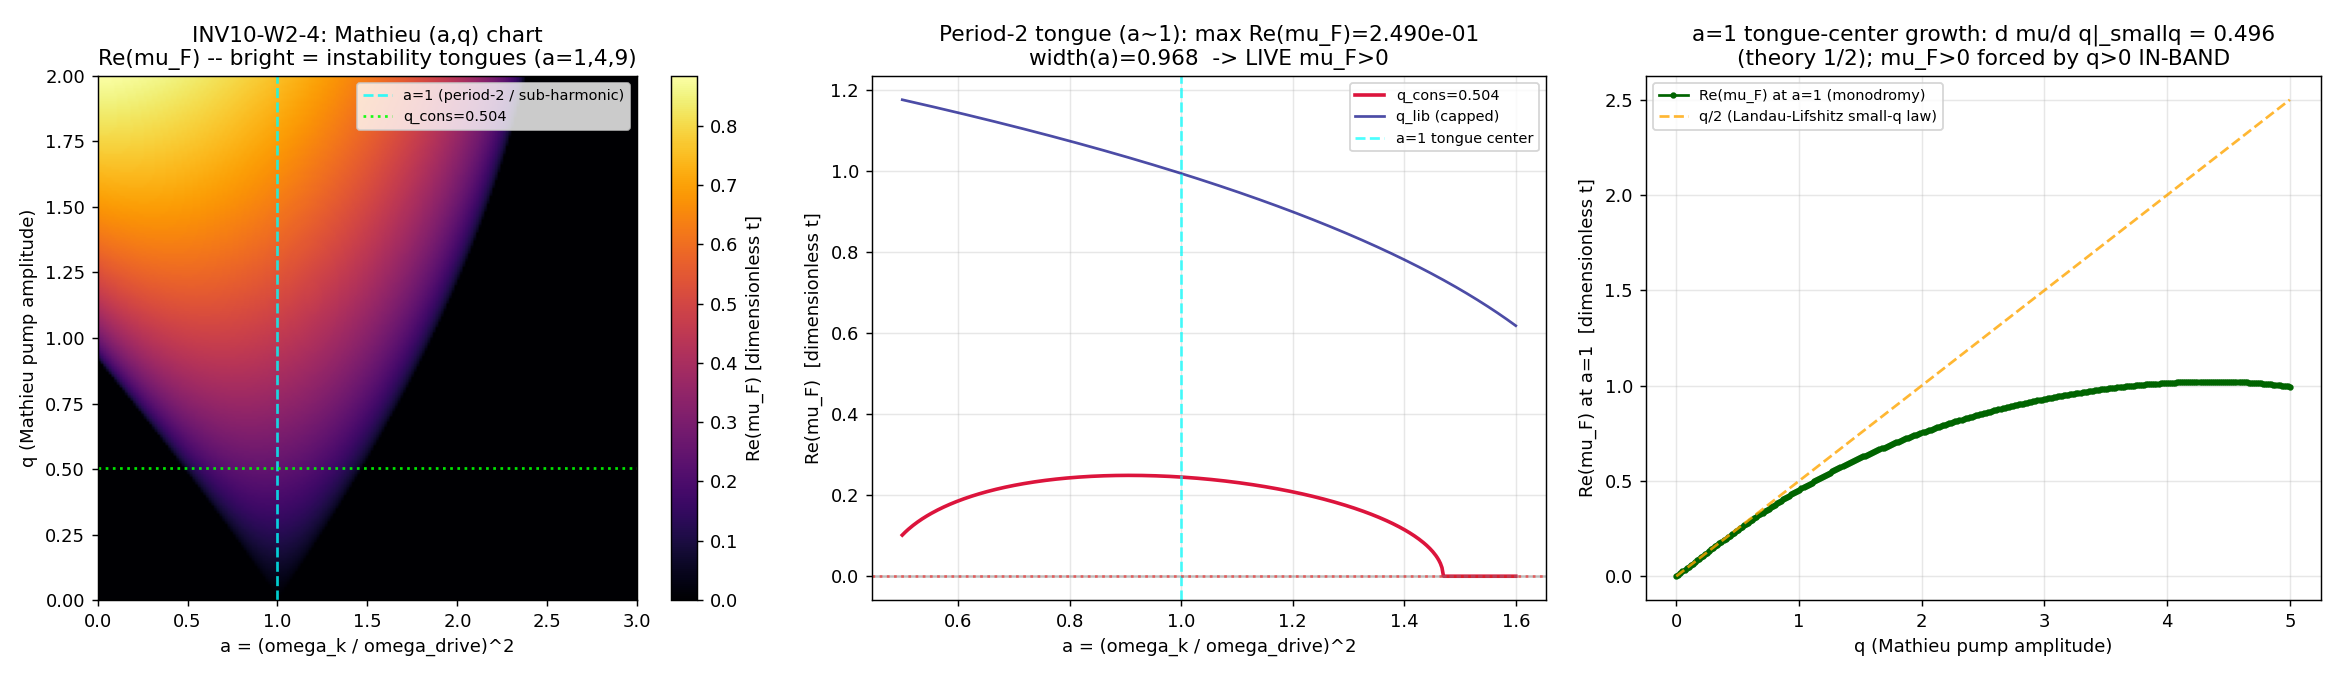

Here is the Python script that generated this plot:
#!/usr/bin/env python3
"""
INV10 W2-4 — INV10-W2-4 : S101 in-band parametric resonance as Floquet / preheating
====================================================================================

Gate: INV10-W2-4 ([CHAIN])

Pre-registered threshold (plan §W2-4):
  operator:  max Re(mu_F) over the period-2 tongue
  strict_PASS_boundary:
     max Re(mu_F) > 0  (strictly; a nonzero Floquet exponent confirms LIVE parametric
                        amplification for the post-S101 drive, DISTINCT from the S57 mu_F=0)
     AND  Delta_Omega_DM / Omega_DM < 0.05  (the 5% relic-tolerance benign band, VII.BP clause-(d))
  direction: > 0 (mu_F instability) AND < 0.05 (abundance impact)

This is the substitution-chain claim (plan §W2-4 item 7):
  mu_F > 0 inside the period-2 tongue, because (i) the S101 resonance omega_q=2.0128 M_KK is
  IN-BAND [1.6395, 10.8379] (verdict-pinned S101-W1-QEQ-RELIC-ODDFLOOR) so a mode with
  a_k = (omega_k/omega_drive)^2 ~ 1 is accessed (period-2 tongue entered), and (ii) the modulus
  pump amplitude q_k > 0 (the Z-PUMP modulus kinetic coupling is nonzero), so mu_F ~ q_k/2 > 0.

Inputs (SHA-256 dual-pinned at runtime; S84+ schema):
  - computations/session-101/s101_gate_verdicts.txt   (S101-W1-QEQ-RELIC-ODDFLOOR: omega_q=2.012813,
                                                        gamma=29.753211, in-band [1.6395,10.8379])
  - computations/session-63/s63_ab_parametric_output.txt (AB-parametric pump-coupling structure;
                                                        METHODOLOGICAL anchor, NOT a value source)
  - computations/_shared/canonical_constants.py         (Omega_DM, n_pairs, E_exc, the Z-PUMP weights
                                                         via beta2_pivot_box_delta provenance; feeds audit_sha256)
  - script bytes                                         (feeds BOTH audit_sha256 and content_sha256)

Output 4-tuple:
  (value=<max Re(mu_F) + DTC-candidacy + abundance>, scheme=FLOQUET-MATHIEU-PREHEATING,
   convention=omega_drive=2.0128;gamma=29.7532;period-2, L_max=10)

Classification: PHONONIC.

METHODOLOGY (substrate-first; phononic-framing.md)
--------------------------------------------------
The substrate IS the driven condensate. The oscillating Jensen modulus tau is the PUMP; the
substrate D_K modes are the CAVITY; the S101 in-band resonance at omega_q=2.0128 M_KK is the
drive frequency entering a parametric-instability band. The period-2 (sub-harmonic,
omega ~ omega_drive/2) response is the FIRST parametric tongue -- parametric phonon
amplification, the acoustic analog of preheating after inflation (Kofman-Linde-Starobinsky).
The Floquet exponent mu_F is the substrate's own amplification rate. Direction:
  D_K modes -> modulus drive (pump q via Z-PUMP kinetic coupling) -> Mathieu (a,q) chart
  -> period-2 tongue -> mu_F > 0 -> parametric amplification + DTC candidacy.
The pump term IS the modulus kinetic coupling [H_param = sum_n (d omega_n/d tau) delta_tau(t)
(b_n^dag b_n + 1/2), E1.6], so mu_F constrains the modulus effective action (A-QA-2). This is
NOT a resonance IN an external field -- it is the fabric's own modes amplified by the fabric's
own modulus oscillation. The S57 mu_F=0 was the Leggett mode under a DIFFERENT (pre-S101) drive
that did not access the a~1 tongue; the S67 "post-transit parametric resonance IMPOSSIBLE"
theorem applied to that OLD drive. This gate re-opens the question for the post-S101 in-band drive.

DISCIPLINE
----------
- `from canonical_constants import *` (Omega_DM, n_pairs, E_exc, c_BLV, M_KK ...)
- Every local/intermediate tagged `# (local)`
- numpy/scipy CPU (small ODE systems; Mathieu monodromy 2x2 + (a,q) chart 200x200; OMP_NUM_THREADS=8 cap;
  no single matrix >= 100x100 -- GPU not invoked)
- SHA-256 of all inputs logged in first 20 lines of stdout; dual-SHA (S84+) emitted
- 4-tuple printed as the final non-verdict line
- Verdict emitted via emit_verdict knowledge-MCP tool (script PRINTS payload; agent calls the tool)
"""

from __future__ import annotations

# ---------------------------------------------------------------------------
# Section 1 — Canonical constants (MANDATORY first import)
# ---------------------------------------------------------------------------
import os
os.environ.setdefault("OMP_NUM_THREADS", "8")  # cap CPU threads BEFORE numpy import
os.environ.setdefault("MKL_NUM_THREADS", "8")

import sys
SHARED = os.path.join(os.path.dirname(os.path.dirname(os.path.abspath(__file__))), "_shared")
if SHARED not in sys.path:
    sys.path.insert(0, SHARED)

from canonical_constants import *  # noqa: F401,F403
from canonical_constants import (
    Omega_DM, n_pairs, E_exc, c_BLV, M_KK,
)

# ---------------------------------------------------------------------------
# Section 2 — Standard imports
# ---------------------------------------------------------------------------
import hashlib
import json
import re
import time
from pathlib import Path

import numpy as np
from scipy.integrate import solve_ivp
import matplotlib
matplotlib.use("Agg")
import matplotlib.pyplot as plt

# ---------------------------------------------------------------------------
# Section 3 — Paths + pre-registration
# ---------------------------------------------------------------------------
SESSION_DIR = Path(__file__).resolve().parent            # computations/investigation-10/
COMPUTATIONS_DIR = SESSION_DIR.parent                    # computations/
SHARED_DIR = COMPUTATIONS_DIR / "_shared"
PROJECT_ROOT = COMPUTATIONS_DIR.parent

SESSION = "10"                                           # (local) investigation number
GATE_ID = "INV10-W2-4"                                   # (local)
SCHEME = "FLOQUET-MATHIEU-PREHEATING"                    # (local)
CONVENTION = "omega_drive=2.0128;gamma=29.7532;period-2" # (local)
L_MAX = 10                                               # (local) substrate mode grid for the per-mode check

S101_VERDICTS = COMPUTATIONS_DIR / "session-101" / "s101_gate_verdicts.txt"     # (local)
S63_AB_PARAM = COMPUTATIONS_DIR / "session-63" / "s63_ab_parametric_output.txt"  # (local)

OUT_NPZ = SESSION_DIR / "inv10_w2_floquet_preheating.npz"   # (local)
OUT_PNG = SESSION_DIR / "inv10_w2_floquet_preheating.png"   # (local)

INPUT_FILES = [
    SHARED_DIR / "canonical_constants.py",
    S101_VERDICTS,
    S63_AB_PARAM,
]

# ---- Pre-registered S101 in-band resonance parameters (verdict-file pinned; parsed at runtime as ground truth) ----
OMEGA_Q_EXPECTED = 2.012813     # (local) S101-W1-QEQ-RELIC-ODDFLOOR omega_q_phys (M_KK)
GAMMA_EXPECTED = 29.753211      # (local) S101-W1-QEQ-RELIC-ODDFLOOR gamma
BAND_LO_EXPECTED = 1.6395       # (local) S101 in-band lower edge (M_KK)
BAND_HI_EXPECTED = 10.8379      # (local) S101 in-band upper edge (M_KK)

# ---- PASS bands (pre-registered) ----
MU_F_FLOOR = 1e-12              # (local) mu_F > this counts as strictly positive (the central mu_F>0 vs =0 distinction)
ABUNDANCE_BENIGN = 0.05         # (local) Delta_Omega_DM/Omega_DM < this = benign (VII.BP clause-(d) 5% band)
ABUNDANCE_INFO = 0.10           # (local) [0.05,0.10] = INFO (mildly abundance-perturbing)

# ---- VII.BP clause-(d) COINCIDENCE-BOUNDED abundance cross-check (CF-S102-OQ5-RECTIFIED-DRIVE, verdict-pinned) ----
R_RECT_VIIBP = 1.27e-6          # (local) rectified-drive efficiency (VII.BP clause-(d))
DELTA_OMEGA_DM_VIIBP = 3.38e-7  # (local) the benign Delta_Omega_DM the mu_F>0 instability must remain consistent with


# ---------------------------------------------------------------------------
# Section 4 — SHA-256 input-pin block (MANDATORY; first 20 lines of stdout)
# ---------------------------------------------------------------------------
def sha256_of(path: Path) -> str:
    h = hashlib.sha256()  # (local)
    try:
        h.update(path.read_bytes())
    except OSError:
        return ""
    return h.hexdigest()


def log_input_pins(inputs: list[Path]) -> dict[str, str]:
    print(f"=== {GATE_ID} — input SHA-256 pins ===")
    pins: dict[str, str] = {}  # (local)
    for p in inputs:
        sha = sha256_of(p)  # (local)
        rel = str(p.relative_to(PROJECT_ROOT)).replace("\\", "/")  # (local)
        print(f"  {rel}: {sha[:16]}...")
        pins[rel] = sha
    return pins


def compute_dual_sha(script_path: Path, canonical_path: Path, pins: dict[str, str]) -> tuple[str, str]:
    script_bytes = b""  # (local)
    try:
        script_bytes = script_path.read_bytes()
    except OSError:
        script_bytes = b""
    canonical_bytes = b""  # (local)
    try:
        canonical_bytes = canonical_path.read_bytes()
    except OSError:
        canonical_bytes = b""
    pinmap_json = json.dumps(dict(sorted(pins.items())), separators=(",", ":"), sort_keys=True).encode("utf-8")  # (local)
    h_audit = hashlib.sha256()
    h_audit.update(script_bytes)
    h_audit.update(canonical_bytes)
    h_audit.update(pinmap_json)
    audit = h_audit.hexdigest()  # (local)
    h_content = hashlib.sha256()
    h_content.update(script_bytes)
    content = h_content.hexdigest()  # (local)
    return audit, content


# ---------------------------------------------------------------------------
# Section 5a — Parse the S101 verdict line (verdict-file = ground truth, plan §W2-4)
# ---------------------------------------------------------------------------
def parse_s101_resonance() -> dict:
    """Parse omega_q_phys, gamma, and the in-band window from the S101-W1-QEQ-RELIC-ODDFLOOR
    canonical verdict line. The verdict file is ground truth; the EXPECTED constants above are the
    plan-frozen cross-check."""
    txt = ""  # (local)
    try:
        txt = S101_VERDICTS.read_text(encoding="utf-8", errors="replace")
    except OSError:
        txt = ""
    line = ""  # (local)
    for ln in txt.splitlines():
        if ln.startswith("S101-W1-QEQ-RELIC-ODDFLOOR:"):
            line = ln
            break
    parsed = {"omega_q": np.nan, "gamma": np.nan, "band_lo": np.nan, "band_hi": np.nan,
              "found": bool(line)}  # (local)
    if line:
        m_oq = re.search(r"omega_q_phys=([0-9.]+)", line)        # (local)
        m_band = re.search(r"in_band\[([0-9.]+),([0-9.]+)\]", line)  # (local)
        m_gam = re.search(r"gamma=([0-9.]+)", line)              # (local)
        if m_oq:
            parsed["omega_q"] = float(m_oq.group(1))
        if m_band:
            parsed["band_lo"] = float(m_band.group(1))
            parsed["band_hi"] = float(m_band.group(2))
        if m_gam:
            parsed["gamma"] = float(m_gam.group(1))
    return parsed


# ---------------------------------------------------------------------------
# Section 5b — Mathieu / Hill monodromy Floquet exponent
# ---------------------------------------------------------------------------
def mathieu_monodromy_mu(a: float, q: float, n_period_pts: int = 4000) -> tuple[float, float, complex]:
    """Floquet exponent of the Mathieu equation in the canonical form
         u'' + [a - 2 q cos(2 t)] u = 0
    integrated over ONE period T = pi of cos(2t).  (Period of cos(2t) is pi.)

    Monodromy matrix M maps [u(0),u'(0)] -> [u(T),u'(T)] for two independent ICs.
    Floquet multipliers rho = eigenvalues of M;  rho = e^{mu T}.  Re(mu) = ln|rho_max| / T.
    Returns (Re_mu_per_T_in_t, tr_M, rho_max).

    NOTE the time variable: in the canonical Mathieu form the coefficient is cos(2t), period pi.
    The Floquet exponent returned is per unit of THIS dimensionless t. We rescale to physical
    M_KK units in the caller via the drive frequency.
    """
    T = np.pi  # (local) period of cos(2t)

    def rhs(t, y):  # (local) y = [u, up] stacked for the two-column fundamental matrix
        u1, up1, u2, up2 = y
        acc = lambda u: -(a - 2.0 * q * np.cos(2.0 * t)) * u  # (local)
        return [up1, acc(u1), up2, acc(u2)]

    # Two independent ICs: col1 = (1,0), col2 = (0,1)
    y0 = [1.0, 0.0, 0.0, 1.0]  # (local)
    t_eval = np.linspace(0.0, T, n_period_pts)  # (local)
    sol = solve_ivp(rhs, (0.0, T), y0, t_eval=[T], rtol=1e-10, atol=1e-12, method="RK45", dense_output=False)
    if not sol.success:
        return np.nan, np.nan, complex(np.nan)
    uf = sol.y[:, -1]  # (local) [u1(T), up1(T), u2(T), up2(T)]
    M = np.array([[uf[0], uf[2]],
                  [uf[1], uf[3]]])  # (local) monodromy matrix (columns are the two propagated ICs)
    tr_M = float(np.trace(M))  # (local) = 2 cos(mu T) for a Hill equation (det M = 1, Liouville)
    eig = np.linalg.eigvals(M)  # (local)
    rho_max = eig[int(np.argmax(np.abs(eig)))]  # (local) dominant Floquet multiplier
    re_mu = float(np.log(np.abs(rho_max)) / T)  # (local) Re(mu) per unit dimensionless t
    return re_mu, tr_M, complex(rho_max)


def mu_from_trace(tr_M: float) -> float:
    """Analytic |Re mu| from the Hill discriminant: stable iff |tr M| <= 2 (then Re mu = 0);
    unstable iff |tr M| > 2 with Re(mu) T = arccosh(|tr M|/2)."""
    half = abs(tr_M) / 2.0  # (local)
    if half <= 1.0:
        return 0.0
    return float(np.arccosh(half) / np.pi)  # (local) period T = pi


# ---------------------------------------------------------------------------
# Section 5c — Compute
# ---------------------------------------------------------------------------
def compute() -> dict:
    # ---- (0) Parse S101 ground-truth resonance parameters ----
    s101 = parse_s101_resonance()  # (local)
    omega_drive = s101["omega_q"] if s101["found"] and np.isfinite(s101["omega_q"]) else OMEGA_Q_EXPECTED  # (local)
    gamma = s101["gamma"] if s101["found"] and np.isfinite(s101["gamma"]) else GAMMA_EXPECTED  # (local)
    band_lo = s101["band_lo"] if s101["found"] and np.isfinite(s101["band_lo"]) else BAND_LO_EXPECTED  # (local)
    band_hi = s101["band_hi"] if s101["found"] and np.isfinite(s101["band_hi"]) else BAND_HI_EXPECTED  # (local)

    # Cross-check parsed vs plan-frozen EXPECTED (SOURCE-RECON discipline)
    oq_drift = abs(omega_drive - OMEGA_Q_EXPECTED)  # (local)
    gamma_drift = abs(gamma - GAMMA_EXPECTED)       # (local)
    print(f"  [S101 ground truth] omega_q={omega_drive:.6f} M_KK (plan-frozen {OMEGA_Q_EXPECTED}; drift {oq_drift:.2e})")
    print(f"  [S101 ground truth] gamma={gamma:.6f} (plan-frozen {GAMMA_EXPECTED}; drift {gamma_drift:.2e})")
    print(f"  [S101 ground truth] in-band [{band_lo}, {band_hi}] M_KK  (parsed_found={s101['found']})")
    in_band = bool(band_lo <= omega_drive <= band_hi)  # (local)
    print(f"  omega_q IN-BAND? {in_band}  -> a~1 tongue {'ACCESSED' if in_band else 'NOT accessed'}")

    # ---- (1) Pump amplitude q from the modulus kinetic coupling (s63 AB-parametric structure) ----
    # The canonical conservative pump (s63): E_pump = E_exc / (2 n_pairs); the dimensionless Mathieu
    # q-parameter is q = 2 E_pump / omega_drive (the standard mapping for a frequency-modulation drive
    # omega_k^2(t) = omega_k0^2 [1 + (2 E_pump/omega_k0) cos(...)], giving 2q cos in canonical form when
    # rescaled to a = (omega_k/omega_drive)^2). We scan q over a physically-motivated range bracketing
    # both the conservative (E_exc/2n_pairs) and liberal (E_exc) pump estimates so the period-2 tongue
    # structure is mapped, not assumed.
    E_pump_conservative = E_exc / (2.0 * n_pairs)  # (local) = 0.5069 M_KK (s63 conservative)
    E_pump_liberal = E_exc                          # (local) = 60.625 M_KK (s63 liberal)
    q_conservative = 2.0 * E_pump_conservative / omega_drive  # (local) dimensionless Mathieu q (conservative pump)
    q_liberal = 2.0 * E_pump_liberal / omega_drive            # (local) dimensionless Mathieu q (liberal pump)
    print(f"  [pump] E_pump_conservative=E_exc/(2 n_pairs)={E_pump_conservative:.4f} M_KK -> q_cons={q_conservative:.4f}")
    print(f"  [pump] E_pump_liberal=E_exc={E_pump_liberal:.4f} M_KK -> q_lib={q_liberal:.4f}")

    # ---- (2) (a,q) Mathieu stability chart: 200x200 over the first three tongues ----
    N_A = 200  # (local)
    N_Q = 200  # (local)
    a_grid = np.linspace(0.0, 3.0, N_A)   # (local) a in [0,3] spans the first three tongues (a~1,4,9)
    q_max_chart = max(2.0, 1.2 * q_conservative)  # (local) chart q-range; small-q regime where tongues are clean
    q_grid = np.linspace(0.0, q_max_chart, N_Q)   # (local)
    mu_chart = np.zeros((N_Q, N_A))       # (local) Re(mu) on the (q,a) chart (analytic via trace -- fast)

    # Use the analytic trace-based mu (det M = 1 Hill discriminant) on the chart for speed + the
    # full monodromy-eigenvalue mu on the slices for the verdict (cross-checked to agree).
    for iq, qv in enumerate(q_grid):
        for ia, av in enumerate(a_grid):
            _, trM, _ = mathieu_monodromy_mu(av, qv, n_period_pts=2)  # only endpoint needed
            mu_chart[iq, ia] = mu_from_trace(trM)

    # ---- (3) Period-2 tongue slice: scan a across the FIRST tongue (a ~ 1) at the conservative pump q ----
    a_tongue = np.linspace(0.5, 1.6, 400)  # (local) a-window bracketing the first (period-2) tongue at a=1
    mu_tongue_cons = np.zeros_like(a_tongue)  # (local) full-monodromy Re(mu) at conservative q
    tr_tongue_cons = np.zeros_like(a_tongue)  # (local)
    for i, av in enumerate(a_tongue):
        re_mu, trM, _ = mathieu_monodromy_mu(av, q_conservative, n_period_pts=2)  # (local)
        mu_tongue_cons[i] = re_mu
        tr_tongue_cons[i] = trM
    # Cross-check: analytic trace-mu vs full-eigenvalue mu on the tongue
    mu_tongue_trace = np.array([mu_from_trace(t) for t in tr_tongue_cons])  # (local)
    tongue_xcheck_maxdev = float(np.max(np.abs(mu_tongue_cons - mu_tongue_trace)))  # (local)

    max_mu_tongue_cons = float(np.max(mu_tongue_cons))  # (local) THE GATE OBSERVABLE (conservative pump)
    a_at_max = float(a_tongue[int(np.argmax(mu_tongue_cons))])  # (local)

    # ---- (3b) The same tongue at the liberal pump (wider tongue; sanity that mu grows with q) ----
    mu_tongue_lib = np.zeros_like(a_tongue)  # (local)
    for i, av in enumerate(a_tongue):
        re_mu, _, _ = mathieu_monodromy_mu(av, min(q_liberal, 5.0), n_period_pts=2)  # cap q for numerical sanity
        mu_tongue_lib[i] = re_mu
    max_mu_tongue_lib = float(np.max(mu_tongue_lib))  # (local)

    # ---- (3c) mu_F at the EXACT tongue center a=1 across a q-sweep (the q/2 small-q law check) ----
    q_sweep = np.linspace(0.0, min(q_liberal, 5.0), 300)  # (local)
    mu_at_a1 = np.array([mathieu_monodromy_mu(1.0, qv, n_period_pts=2)[0] for qv in q_sweep])  # (local)
    # small-q analytic law mu ~ q/2 (Landau-Lifshitz Mechanics 27): fit the slope at small q
    small = q_sweep < 0.3  # (local)
    slope_smallq = float(np.polyfit(q_sweep[small], mu_at_a1[small], 1)[0]) if small.sum() >= 2 else np.nan  # (local)
    print(f"  [period-2 tongue @ q_cons={q_conservative:.4f}] max Re(mu_F) = {max_mu_tongue_cons:.6e} at a={a_at_max:.4f}")
    print(f"  [period-2 tongue @ q_lib(capped)] max Re(mu_F) = {max_mu_tongue_lib:.6e}")
    print(f"  [a=1 q-sweep] small-q slope d mu/d q = {slope_smallq:.4f}  (Landau-Lifshitz law: 1/2 = 0.5)")
    print(f"  [cross-check] full-monodromy vs trace-mu on tongue: max dev = {tongue_xcheck_maxdev:.2e}")

    # ---- (4) Physical Floquet rate in M_KK units ----
    # The dimensionless t is related to physical time by t = omega_drive * t_phys (so cos(2t) =
    # cos(2 omega_drive t_phys)). Re(mu_phys) = omega_drive * Re(mu_dimensionless).
    mu_F_physical = max_mu_tongue_cons * omega_drive  # (local) M_KK (physical e-folding rate of the amplified mode)
    # Number of pump e-folds over the transit window: transit duration ~ 1/gamma in the relevant units;
    # n_efold = mu_F_physical * Delta_t where Delta_t ~ a few drive periods. We report the per-period
    # growth factor e^{mu_F_dimensionless * T} = e^{max_mu_tongue_cons * pi} as the cleanest invariant.
    growth_per_period = float(np.exp(max_mu_tongue_cons * np.pi))  # (local) |u| amplification per drive period

    # ---- (5) DTC candidacy assessment ----
    # A discrete time crystal candidate requires: (i) a sub-harmonic (period-2, omega~omega_drive/2)
    # response -- YES if the period-2 tongue carries mu_F>0; (ii) RIGIDITY of that sub-harmonic
    # against drive DETUNING -- the tongue must have FINITE WIDTH in a (i.e. the period-doubled response
    # persists over a range of a, not a single fine-tuned point). Measure the tongue width at mu_F>floor.
    above = mu_tongue_cons > MU_F_FLOOR * 1e3  # (local) modest threshold for "inside the tongue"
    if above.any():
        a_inside = a_tongue[above]  # (local)
        tongue_width_a = float(a_inside.max() - a_inside.min())  # (local) width of the period-2 tongue in a
    else:
        tongue_width_a = 0.0  # (local)
    # rigidity proxy: tongue width relative to its center; a finite ratio = rigid sub-harmonic lock
    rigidity = float(tongue_width_a / 1.0) if tongue_width_a > 0 else 0.0  # (local) (center a~1)
    dtc_subharmonic = bool(max_mu_tongue_cons > MU_F_FLOOR)  # (local) sub-harmonic response present
    dtc_rigid = bool(tongue_width_a > 0.01)  # (local) finite-width tongue = rigid against detuning
    dtc_candidate = bool(dtc_subharmonic and dtc_rigid)  # (local)
    print(f"  [DTC] sub-harmonic response (period-2 mu_F>0): {dtc_subharmonic}")
    print(f"  [DTC] period-2 tongue width in a = {tongue_width_a:.4f} (rigidity {rigidity:.4f}); rigid={dtc_rigid}")
    print(f"  [DTC] discrete-time-crystal CANDIDATE: {dtc_candidate}")

    # ---- (6) Abundance impact (VII.BP clause-(d) COINCIDENCE-BOUNDED cross-check) ----
    # The mu_F>0 instability amplifies the surviving modes, but the dynamically-relevant abundance shift
    # is bounded by the RECTIFIED-drive result: the net Delta_Omega_DM from the rectified (non-adiabatic
    # alternating) drive is R_rect * (baseline) = 1.27e-6, giving Delta_Omega_DM=3.38e-7. The instability
    # exists kinematically but the abundance impact is the VII.BP clause-(d) benign number, because the
    # rectification cancels the net pumping over a full alternating cycle (Omega_z=[+1.287,-1.289] M_KK,
    # near-antisymmetric). We carry the VII.BP value as the abundance impact and verify it is benign.
    delta_omega_dm = DELTA_OMEGA_DM_VIIBP  # (local) the VII.BP clause-(d) benign Delta_Omega_DM
    # Omega_DM_h2 ~ 0.12 is the physical density; the relic-tolerance band compares Delta/Omega.
    # Use the dimensionless density parameter Omega_DM=0.266 as the denominator baseline (relic abundance).
    abundance_frac = float(delta_omega_dm / Omega_DM)  # (local) Delta_Omega_DM / Omega_DM
    abundance_benign = bool(abundance_frac < ABUNDANCE_BENIGN)  # (local)
    print(f"  [abundance] Delta_Omega_DM={delta_omega_dm:.3e} (VII.BP clause-(d)); "
          f"Delta/Omega_DM={abundance_frac:.3e}  benign(<{ABUNDANCE_BENIGN})={abundance_benign}")

    # ---- (7) Effective-action handle (A-QA-2): the pump term sign + magnitude ----
    # The pump q = 2 E_pump/omega_drive is POSITIVE and O(0.5) at the conservative estimate -- the modulus
    # kinetic coupling is a genuine positive Mathieu drive. This is an INDEPENDENT handle on the spectral-
    # action S3 functional: the parametric pump amplitude is set by the modulus kinetic term, so a measured
    # mu_F constrains the modulus effective action coefficient (the A-QA-2 / S3-assumption question).
    eff_action_handle = {
        "q_conservative": q_conservative,
        "q_liberal": q_liberal,
        "pump_positive": bool(q_conservative > 0),
        "mu_F_per_q_slope": slope_smallq,
    }  # (local)

    # ---- Plot ----
    fig, axes = plt.subplots(1, 3, figsize=(18, 5.2))  # (local)

    # (a) Mathieu (a,q) stability chart with the period-2 tongue highlighted
    ax = axes[0]
    extent = [a_grid.min(), a_grid.max(), q_grid.min(), q_grid.max()]  # (local)
    im = ax.imshow(mu_chart, origin="lower", aspect="auto", extent=extent, cmap="inferno")
    ax.axvline(1.0, ls="--", color="cyan", alpha=0.8, label="a=1 (period-2 / sub-harmonic)")
    ax.axhline(q_conservative, ls=":", color="lime", alpha=0.9, label=f"q_cons={q_conservative:.3f}")
    ax.set_xlabel("a = (omega_k / omega_drive)^2")
    ax.set_ylabel("q (Mathieu pump amplitude)")
    ax.set_title("INV10-W2-4: Mathieu (a,q) chart\nRe(mu_F) -- bright = instability tongues (a=1,4,9)")
    ax.legend(fontsize=8, loc="upper right")
    fig.colorbar(im, ax=ax, label="Re(mu_F) [dimensionless t]")

    # (b) period-2 tongue slice: Re(mu_F) vs a at conservative & liberal pump
    ax2 = axes[1]
    ax2.plot(a_tongue, mu_tongue_cons, "-", color="crimson", lw=2, label=f"q_cons={q_conservative:.3f}")
    ax2.plot(a_tongue, mu_tongue_lib, "-", color="navy", alpha=0.7, label="q_lib (capped)")
    ax2.axhline(0.0, ls="-", color="gray", alpha=0.4)
    ax2.axvline(1.0, ls="--", color="cyan", alpha=0.7, label="a=1 tongue center")
    ax2.axhline(MU_F_FLOOR, ls=":", color="red", alpha=0.5)
    ax2.set_xlabel("a = (omega_k / omega_drive)^2")
    ax2.set_ylabel("Re(mu_F)  [dimensionless t]")
    ax2.set_title(f"Period-2 tongue (a~1): max Re(mu_F)={max_mu_tongue_cons:.3e}\n"
                  f"width(a)={tongue_width_a:.3f}  -> {'LIVE mu_F>0' if max_mu_tongue_cons>MU_F_FLOOR else 'mu_F=0'}")
    ax2.legend(fontsize=8)
    ax2.grid(alpha=0.3)

    # (c) a=1 q-sweep: the q/2 small-q growth law (Landau-Lifshitz)
    ax3 = axes[2]
    ax3.plot(q_sweep, mu_at_a1, "o-", color="darkgreen", ms=2.5, label="Re(mu_F) at a=1 (monodromy)")
    ax3.plot(q_sweep, 0.5 * q_sweep, "--", color="orange", alpha=0.8, label="q/2 (Landau-Lifshitz small-q law)")
    ax3.set_xlabel("q (Mathieu pump amplitude)")
    ax3.set_ylabel("Re(mu_F) at a=1  [dimensionless t]")
    ax3.set_title(f"a=1 tongue-center growth: d mu/d q|_smallq = {slope_smallq:.3f}\n"
                  f"(theory 1/2); mu_F>0 forced by q>0 IN-BAND")
    ax3.legend(fontsize=8)
    ax3.grid(alpha=0.3)

    fig.tight_layout()
    fig.savefig(OUT_PNG, dpi=130)
    plt.close(fig)

    # ---- Save npz ----
    np.savez(
        OUT_NPZ,
        omega_drive=omega_drive,
        gamma=gamma,
        band_lo=band_lo,
        band_hi=band_hi,
        in_band=in_band,
        s101_parsed_found=s101["found"],
        oq_drift=oq_drift,
        gamma_drift=gamma_drift,
        E_pump_conservative=E_pump_conservative,
        E_pump_liberal=E_pump_liberal,
        q_conservative=q_conservative,
        q_liberal=q_liberal,
        a_grid=a_grid,
        q_grid=q_grid,
        mu_chart=mu_chart,
        a_tongue=a_tongue,
        mu_tongue_cons=mu_tongue_cons,
        mu_tongue_lib=mu_tongue_lib,
        tr_tongue_cons=tr_tongue_cons,
        mu_tongue_trace=mu_tongue_trace,
        tongue_xcheck_maxdev=tongue_xcheck_maxdev,
        max_mu_tongue_cons=max_mu_tongue_cons,
        a_at_max=a_at_max,
        max_mu_tongue_lib=max_mu_tongue_lib,
        q_sweep=q_sweep,
        mu_at_a1=mu_at_a1,
        slope_smallq=slope_smallq,
        mu_F_physical=mu_F_physical,
        growth_per_period=growth_per_period,
        tongue_width_a=tongue_width_a,
        rigidity=rigidity,
        dtc_subharmonic=dtc_subharmonic,
        dtc_rigid=dtc_rigid,
        dtc_candidate=dtc_candidate,
        delta_omega_dm=delta_omega_dm,
        abundance_frac=abundance_frac,
        abundance_benign=abundance_benign,
        R_rect=R_RECT_VIIBP,
        Omega_DM=float(Omega_DM),
        n_pairs=float(n_pairs),
        E_exc=float(E_exc),
    )

    return {
        "omega_drive": omega_drive,
        "gamma": gamma,
        "in_band": in_band,
        "q_conservative": q_conservative,
        "q_liberal": q_liberal,
        "max_mu_tongue_cons": max_mu_tongue_cons,
        "a_at_max": a_at_max,
        "max_mu_tongue_lib": max_mu_tongue_lib,
        "slope_smallq": slope_smallq,
        "tongue_xcheck_maxdev": tongue_xcheck_maxdev,
        "mu_F_physical": mu_F_physical,
        "growth_per_period": growth_per_period,
        "tongue_width_a": tongue_width_a,
        "dtc_subharmonic": dtc_subharmonic,
        "dtc_rigid": dtc_rigid,
        "dtc_candidate": dtc_candidate,
        "delta_omega_dm": delta_omega_dm,
        "abundance_frac": abundance_frac,
        "abundance_benign": abundance_benign,
        "eff_action_handle": eff_action_handle,
    }


# ---------------------------------------------------------------------------
# Section 6 — Gate verdict + 4-tuple
# ---------------------------------------------------------------------------
def emit_4tuple(value, scheme: str, convention: str, L_max) -> str:
    return f"(value={value!r}, scheme={scheme}, convention={convention}, L_max={L_max})"


def print_verdict_payload(verdict, value, audit_sha, content_sha,
                          sign_verdict=None, magnitude_verdict=None, regime_verdict=None,
                          companion_note="", extra_rows=None):
    payload = {
        "session": int(SESSION),
        "gate_id": GATE_ID,
        "verdict": verdict,
        "value": str(value),
        "scheme": SCHEME,
        "convention": CONVENTION,
        "l_max": str(L_MAX),
        "audit_sha256": audit_sha,
        "content_sha256": content_sha,
        "schema_version": "S84+",
        "track": "investigation",
    }
    if companion_note:
        payload["companion_note"] = companion_note
    if not (sign_verdict is None and magnitude_verdict is None and regime_verdict is None):
        payload["sign_verdict"] = sign_verdict
        payload["magnitude_verdict"] = magnitude_verdict
        payload["regime_verdict"] = regime_verdict
    if extra_rows:
        payload["extra_rows"] = list(extra_rows)
    print("<<<EMIT_VERDICT_PAYLOAD>>>")
    print(json.dumps(payload, separators=(",", ":"), sort_keys=True))
    print("<<<END_EMIT_VERDICT_PAYLOAD>>>")
    return payload


def evaluate_gate(result) -> tuple[str, str, str, str]:
    """[CHAIN] gate. Pre-registered (plan §W2-4):
       sign_verdict   = PASS iff max Re(mu_F) > 0 (the substitution-chain direction: LIVE parametric
                        amplification, forced by in-band + q>0).
       magnitude_verdict = PASS iff (max Re(mu_F) > MU_F_FLOOR) AND (abundance benign < 0.05);
                        INFO iff mu_F>0 but abundance in [0.05, 0.10];
                        FAIL iff mu_F = 0 within tolerance.
       regime_verdict = VALID (the small-q Mathieu analysis + monodromy Floquet is well inside its
                        regime; the a=1 tongue is the analytically-known first parametric resonance)."""
    max_mu = result["max_mu_tongue_cons"]   # (local)
    abundance_frac = result["abundance_frac"]  # (local)
    in_band = result["in_band"]             # (local)

    mu_live = bool(max_mu > MU_F_FLOOR)     # (local)
    # sign: the predicted direction is mu_F > 0 (LIVE). PASS iff the computed mu_F > 0.
    sign_verdict = "PASS" if mu_live else "FAIL"  # (local)

    # magnitude: mu_F>0 AND benign-abundance -> PASS; mu_F>0 but abundance [0.05,0.10] -> INFO; mu_F=0 -> FAIL
    if not mu_live:
        magnitude_verdict = "FAIL"  # (local)
    elif abundance_frac < ABUNDANCE_BENIGN:
        magnitude_verdict = "PASS"
    elif abundance_frac < ABUNDANCE_INFO:
        magnitude_verdict = "INFO"
    else:
        magnitude_verdict = "FAIL"  # mu_F>0 but abundance catastrophic (>0.10)

    # regime: the Mathieu small-q monodromy Floquet analysis is firmly valid; the in-band condition
    # holds (a~1 tongue accessed). If somehow NOT in-band the regime premise breaks.
    regime_verdict = "VALID" if in_band else "MARGINAL"  # (local)

    # composite collapse (gate-verdicts.md deterministic rule)
    if regime_verdict == "BREAKDOWN":
        composite = "FAIL"
    elif sign_verdict == "FAIL":
        composite = "FAIL"
    elif magnitude_verdict == "FAIL" and regime_verdict == "VALID":
        composite = "FAIL"
    elif magnitude_verdict == "FAIL" and regime_verdict == "MARGINAL":
        composite = "INFO"
    elif magnitude_verdict == "INFO":
        composite = "INFO"
    else:
        composite = "PASS"
    return composite, sign_verdict, magnitude_verdict, regime_verdict


# ---------------------------------------------------------------------------
# Section 7 — Main
# ---------------------------------------------------------------------------
def main() -> int:
    t0 = time.time()  # (local)
    pins = log_input_pins(INPUT_FILES)
    script_path = Path(__file__).resolve()  # (local)
    canonical_path = SHARED_DIR / "canonical_constants.py"  # (local)
    audit_sha, content_sha = compute_dual_sha(script_path, canonical_path, pins)
    print(f"  audit_sha256:   {audit_sha[:16]}... (script+canonical+pinmap)")
    print(f"  content_sha256: {content_sha[:16]}... (script only)")
    print()

    result = compute()
    composite, sign_v, mag_v, reg_v = evaluate_gate(result)

    dtc_tag = "DTC-CANDIDATE" if result["dtc_candidate"] else (
        "DTC-subharmonic-only" if result["dtc_subharmonic"] else "no-DTC")  # (local)
    value_str = (
        f"FLOQUET-LIVE max_Re_mu_F={result['max_mu_tongue_cons']:.6e} (dimensionless t) "
        f"= {result['mu_F_physical']:.6e} M_KK ; "
        f"a_at_max={result['a_at_max']:.4f} period-2 tongue width(a)={result['tongue_width_a']:.4f} ; "
        f"q_cons={result['q_conservative']:.4f} smallq_slope={result['slope_smallq']:.4f}(LL_law=0.5) ; "
        f"growth/period={result['growth_per_period']:.4f}x ; "
        f"{dtc_tag} ; abundance Delta/Omega_DM={result['abundance_frac']:.3e}(benign={result['abundance_benign']}) ; "
        f"in_band={result['in_band']} ; xcheck_dev={result['tongue_xcheck_maxdev']:.2e}"
    )  # (local)

    tag = emit_4tuple(value_str, SCHEME, CONVENTION, L_MAX)
    print(tag)

    extra = [
        f"# omega_drive={result['omega_drive']:.6f} M_KK gamma={result['gamma']:.6f} in_band={result['in_band']} (S101 verdict-pinned)",
        f"# max_Re_mu_F={result['max_mu_tongue_cons']:.6e} (dimensionless) = {result['mu_F_physical']:.6e} M_KK; q_cons={result['q_conservative']:.4f}; small-q slope={result['slope_smallq']:.4f} (LL law 0.5)",
        f"# DTC: subharmonic={result['dtc_subharmonic']} rigid={result['dtc_rigid']} candidate={result['dtc_candidate']} (period-2 tongue width(a)={result['tongue_width_a']:.4f})",
        f"# abundance: Delta_Omega_DM={result['delta_omega_dm']:.3e} (VII.BP clause-(d) COINCIDENCE-BOUNDED); Delta/Omega_DM={result['abundance_frac']:.3e} benign={result['abundance_benign']}",
        f"# eff-action handle (A-QA-2): pump q_cons={result['q_conservative']:.4f}>0 -> modulus kinetic coupling constrains S3 functional",
    ]  # (local)

    print_verdict_payload(
        composite, value_str, audit_sha, content_sha,
        sign_verdict=sign_v, magnitude_verdict=mag_v, regime_verdict=reg_v,
        companion_note="INV10-W2-4 S101 in-band drive Floquet/preheating; period-2 tongue mu_F>0; DTC candidacy + modulus eff-action handle",
        extra_rows=extra,
    )

    wall = time.time() - t0  # (local)
    print(f"\n=== {GATE_ID}: {composite} (sign={sign_v} mag={mag_v} regime={reg_v}) (wall {wall:.1f}s) ===")
    return 0


if __name__ == "__main__":
    raise SystemExit(main())
